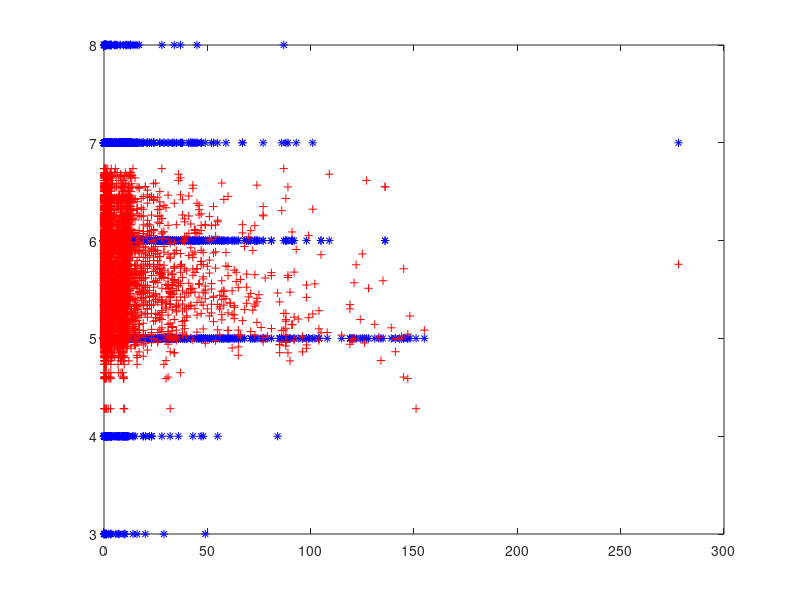
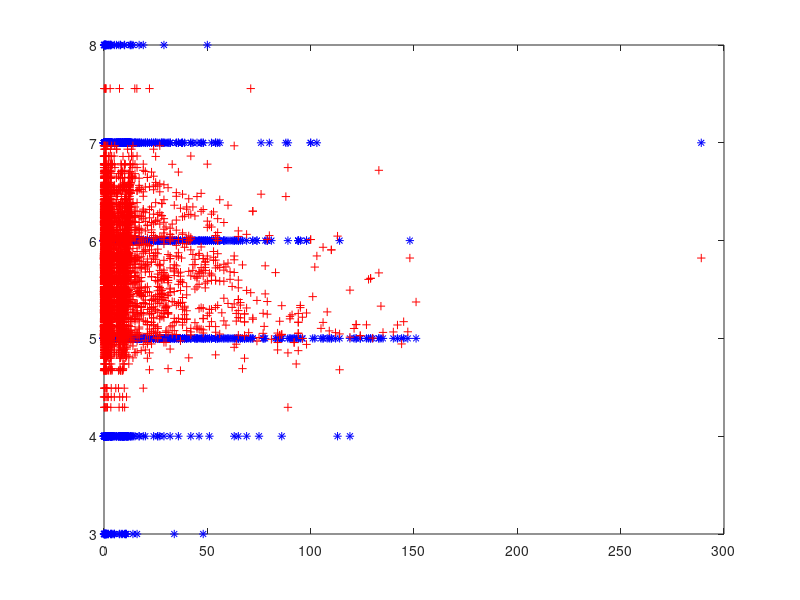
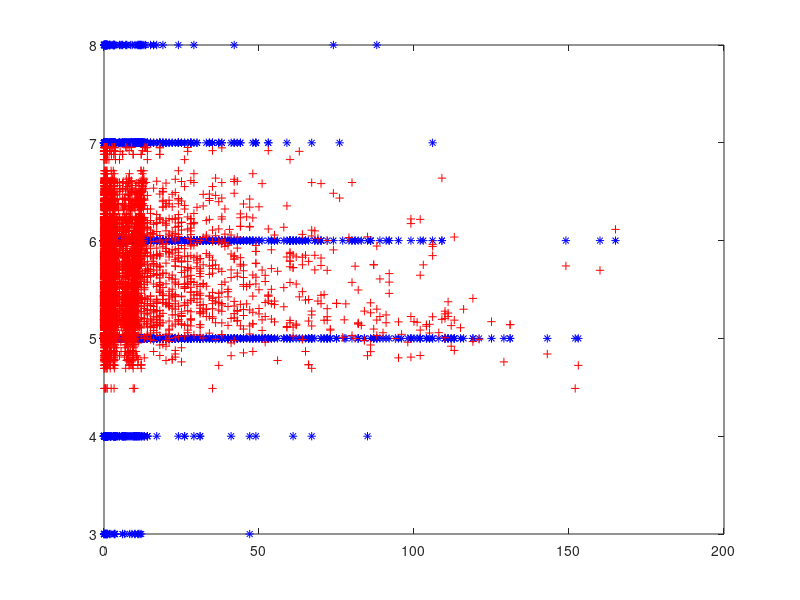
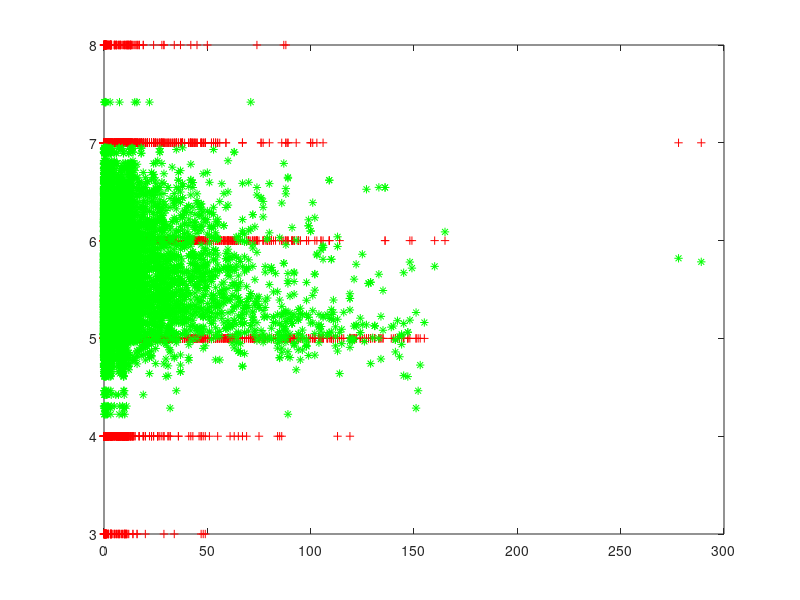

Recreate these plots in MATLAB, in order.
close all;
clear all;
disp("\n\n");
%Exercices:tp 7-2


function [xapp, yapp, xval, yval] = crossval(x, y, n, index)

% fonction de division d'une base de donnees:
% On realise n parties
%    - (n-1) sont mises dans xapp
%    - 1 est mise dans xval
% L'argument index sert a determiner la partie mise dans xval
%
% USE:
%  [xapp, yapp, xval, yval] = crossval(x, y, n, index)
%  x, y  : BD
%  n     : nombre de divisions de la base
%  index : indice a isoler
% 

xapp = [];
yapp = [];
xval = [];
yval = [];

%classes = unique(y)';
%for c = classes
  %keyboard
  ind = 1:size(x,1); %find(y==c);
  ind_deb = floor(length(ind)/n * (index-1))+1;
  ind_fin = floor(length(ind)/n * index ) ;
  if i == n % aller au bout de la BD pour le dernier morceau
    ind_fin = length(ind);
  endif

  indval = ind_deb : ind_fin;
  indapp = setdiff(1:length(ind), indval);

  xapp = [xapp; x(ind(indapp),:)];
  yapp = [yapp; y(ind(indapp),:)];
  xval = [xval; x(ind(indval),:)];
  yval = [yval; y(ind(indval),:)];
%endfor
 endfunction

 %%%%%%%%%%%%%%%%%%%%%%%%%%%%%%%%%%%%%%%%%%%%%%%%%%%%%%%%%%%%%%%%%%%%%%%%%%%%%%%%%%%%%%%%%%%%%%%%%%%%%%%


function [erreurMC] = erreurMC(Y,Ybis)
  erreurMC = sum((Y - Ybis).*(Y-Ybis))/size(Y)(1);
endfunction

function [erreurP] = erreurP(Y,Ybis)
  erreurP = sum((abs(Y-Ybis)./Y)*100)/size(Y)(1);
endfunction


%%%%%%%%%%%%%%%%%%%%%--vin---%%%%%%%%%%%%%%%%%%%%%%%%%%%%%%%%%%%
% sauvegarder une image: print("-dpdf","image.pdf")

%constante
PART = 3;

%programme
data = load("data/winequality-red.csv");
datasize = size(data)(1);
perm = randperm(datasize);
data = data(perm,:);
X = data(:,1:end-1);
Y = data(:,end);
 
w = (X'*X) \ (X'*Y);

figure(42);
plot(X,Y,"r+");
hold on;

Ybis = X*w;
plot(X,Ybis,"g*");

disp('=DATA Beton==========================================================');
disp('MC = Erreur au sens des moindres carrés');
disp('PC = Erreur en pourcentage');
disp("==================Erreur Théorique===================================");
MC = erreurMC(Y,Ybis)
PC = erreurP(Y,Ybis)

disp("==============================Erreur=================================");

muMC = 0;
muPC = 0;

for i=1 : PART
  [xapp yapp xval yval] = crossval(X,Y,PART,i);

  w2 = (xapp'*xapp)\(xapp'*yapp);
  ytrouve = xval*w2;

  ymodele = xapp*w2;

  figure(i);
  plot(xval,yval,"b*");
  hold on;
  plot(xval,ytrouve,"r+");

  disp(i)
  disp("=Erreur Apprentissage:");
  MC = erreurMC(yapp,ymodele)
  PC = erreurP(yapp,ymodele)

  disp("=Erreur Test:");
  MC = erreurMC(yval,ytrouve)
  PC = erreurP(yval,ytrouve)

  muMC = MC + muMC;
  muPC = PC + muPC;

  disp("\n");
end

disp("===========================En moyenne ==============================");
MC = muMC/PART
PC = muPC/PART
